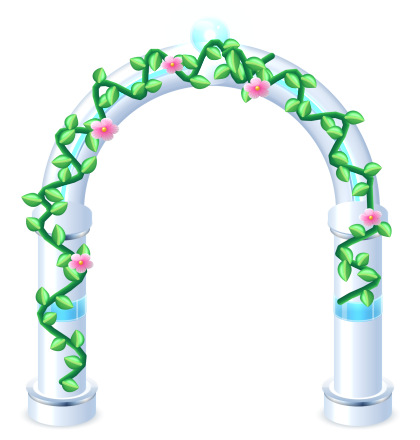
#> input picture Assets/AquaScape/Art/Props/arch.png, 420 x 440 px; its folder holds only this picture in this run
$ python contact_sheet.py
#> lines starting #> are read from the running program, lines starting #| are printed output that depends on the picture
### Tools/ArtGen/aqua.py
"""
aqua.py - a tiny "2.5D" SDF painter used to generate every AquaScape sprite.

Shapes are described as signed distance fields (negative inside). Each shape
is turned into a fake height field (a bevel or a dome), normals are derived
from that height, and a material function shades it (chrome, glossy plastic,
glass, ...). Everything is rendered super-sampled and box-filtered down for
clean anti-aliased edges.

Coordinates are in *final* pixels, x to the right and y DOWN (image space).
"""
import math
import os
import numpy as np
from PIL import Image, ImageFilter

# ----------------------------------------------------------------------------
# Small math helpers
# ----------------------------------------------------------------------------

def clamp01(x):
    return np.clip(x, 0.0, 1.0)


def smoothstep(e0, e1, x):
    t = clamp01((x - e0) / (e1 - e0))
    return t * t * (3.0 - 2.0 * t)


# [7 lines left out: function mix, not called in this run]


def rgb(hexstr):
    """'#rrggbb' -> float array in 0..1."""
    h = hexstr.lstrip('#')
    return np.array([int(h[i:i + 2], 16) / 255.0 for i in (0, 2, 4)])


# [31 lines left out: functions gradient_map, value_noise, not called in this run]


# ----------------------------------------------------------------------------
# Canvas
# ----------------------------------------------------------------------------

class Canvas:
    """Premultiplied RGBA float canvas rendered at `ss` times final size."""

    # [27 lines left out: functions __init__, over, add, not called in this run]

    def cover(self, sdf, soft=1.0):
        """Anti-aliased coverage of a distance field (in final px)."""
        return clamp01(0.5 - sdf / (soft * self.px * 1.5))

    # [4 lines left out: function glow, not called in this run]

    def shadow(self, sdf, blur, opacity, color=(0.05, 0.25, 0.35)):
        a = clamp01(0.5 - sdf / blur) * opacity
        self.over(np.array(color), a)

    # -- output ------------------------------------------------------------
    # [8 lines left out: function image, not called in this run]

    def save(self, path):
        os.makedirs(os.path.dirname(path), exist_ok=True)
        self.image().save(path)


# ----------------------------------------------------------------------------
# Signed distance primitives (final px units)
# ----------------------------------------------------------------------------

def sd_circle(c, cx, cy, r):
    return np.hypot(c.X - cx, c.Y - cy) - r


# [52 lines left out: functions sd_ellipse, sd_box, sd_capsule, sd_poly, op_union, not called in this run]


def op_smooth_union(a, b, k):
    h = clamp01(0.5 + 0.5 * (b - a) / k)
    return b + (a - b) * h - k * h * (1 - h)


def op_sub(a, b):
    return np.maximum(a, -b)


def op_inter(a, b):
    return np.maximum(a, b)


# ----------------------------------------------------------------------------
# Height fields and normals
# ----------------------------------------------------------------------------

# [21 lines left out: functions height_bevel, normals, sphere_normals, not called in this run]


LIGHT = np.array([-0.45, -0.75, 0.55])
LIGHT = LIGHT / np.linalg.norm(LIGHT)
HALF = LIGHT + np.array([0, 0, 1.0])
HALF = HALF / np.linalg.norm(HALF)


def lambert(n):
    return clamp01((n * LIGHT).sum(axis=2))


def spec(n, power):
    return clamp01((n * HALF).sum(axis=2)) ** power


# ----------------------------------------------------------------------------
# Materials (return an RGB field for a given normal map)
# ----------------------------------------------------------------------------

# [45 lines left out: functions mat_chrome, mat_plastic, mat_glass, not called in this run]


# ----------------------------------------------------------------------------
# Composite helpers
# ----------------------------------------------------------------------------

def paint(c, sdf, color, alpha=1.0, soft=1.0):
    c.over(color, c.cover(sdf, soft) * alpha)


# [31 lines left out: functions paint_shaded, inner_shadow, highlight_arc, not called in this run]


def blur_image(img, radius):
    return img.filter(ImageFilter.GaussianBlur(radius))


# [10 lines left out: function save_sheet, not called in this run]

### Tools/ArtGen/contact_sheet.py
"""contact_sheet.py - preview sheet of every prop on turquoise (scratchpad only)."""
import os
import sys
from PIL import Image, ImageDraw
from artkit import ART, PREVIEW

def main(bg=(40, 190, 215), name='props_contact_sheet'):
#> called with bg = (40, 190, 215), name = 'props_contact_sheet'
    d = os.path.join(ART, 'Props')
    files = sorted(f for f in os.listdir(d) if f.endswith('.png'))
    ims = [(f, Image.open(os.path.join(d, f))) for f in files]
    maxw, pad = 1900, 14
    rows, row, x, rh = [], [], pad, 0
    for f, im in ims:
        if x + im.width + pad > maxw and row:
            rows.append((row, rh)); row, x, rh = [], pad, 0
        row.append((f, im, x)); x += im.width + pad; rh = max(rh, im.height)
#> this loop made 1 pass
#> (f, x, rh) on pass 1: ('arch.png', 448, 440)
#> after the loop, rh = 440; row = 1 item; rows = []; x = 448
    rows.append((row, rh))
    H = sum(rh + 30 for _, rh in rows) + pad
#> H = 484
    sheet = Image.new('RGBA', (maxw, H), bg + (255,))
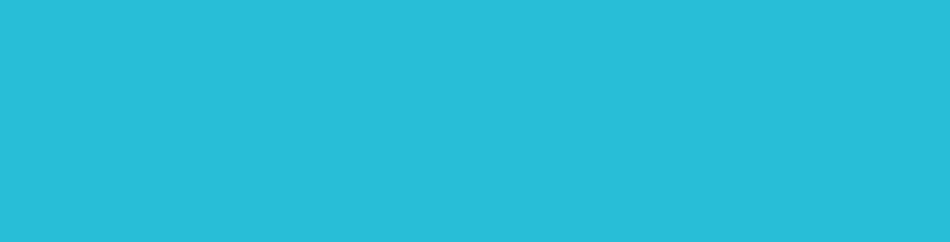
#> sheet: PIL image 1900x484 RGBA (shown at 1/2 size); mean R, G, B, A 40, 190, 215, 255
    dr = ImageDraw.Draw(sheet)
    y = pad
    for row, rh in rows:
        for f, im, x in row:
            sheet.alpha_composite(im, (x, y + rh - im.height))
            dr.text((x, y + rh + 4), f[:-4], fill=(0, 40, 60, 255))
        y += rh + 30
#> this loop made 1 pass
#> (rh, y) on pass 1: (440, 484)
#> im is the input picture: PIL image 420x440 RGBA; mean R, G, B, A 45.8, 57.3, 52.7, 62.7
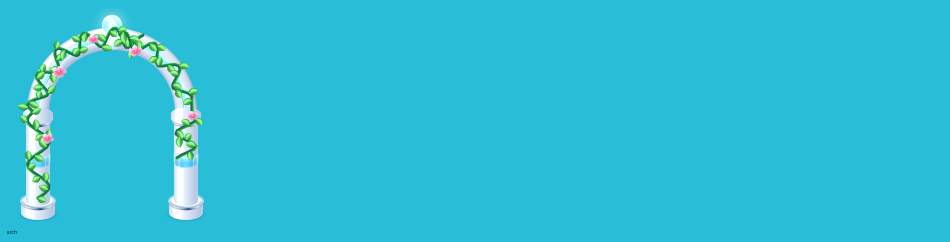
#> sheet: PIL image 1900x484 RGBA (shown at 1/2 size); mean R, G, B, A 46.2, 191, 213.8, 255
#> after the loop, y = 484
    p = os.path.join(PREVIEW, name + '.png')
    sheet.convert('RGB').save(p)
    print(p)

if __name__ == '__main__':
    main()
    main((255, 255, 255), 'props_contact_sheet_white')
#> call 2 of main, with bg = (255, 255, 255), name = 'props_contact_sheet_white'
#> in main (call 2), `files = sorted(f for f in os.listdir(d) if f.endswith('.png'))`: files = ['arch.png']
#> the loop in main (call 2), `for f, im in ims:` made 1 pass
#> after the loop in main (call 2), `for f, im in ims:`: rh = 440; x = 448
#> in main (call 2), `sheet = Image.new('RGBA', (maxw, H), bg + (255,))`: sheet: PIL image 1900x484 RGBA; every value is 255
#> the loop in main (call 2), `for row, rh in rows:` made 1 pass
#> after the loop in main (call 2), `for row, rh in rows:`:
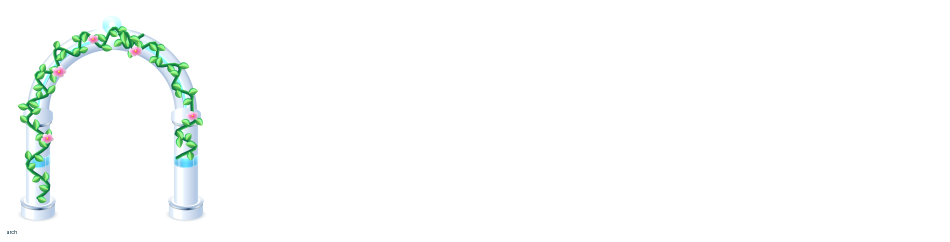
#> sheet: PIL image 1900x484 RGBA (shown at 1/2 size); mean R, G, B, A 250.6, 252.8, 251.8, 255
#> after the loop in main (call 2), `for row, rh in rows:`: y = 484

$ run again, on Assets/AquaScape/Art/Props/bush_1.png
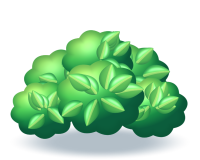
#> input picture Assets/AquaScape/Art/Props/bush_1.png, 200 x 160 px
#> the loop in main, `for f, im in ims:` made 1 pass
#> (f, x, rh) on pass 1: ('bush_1.png', 228, 160)
#> after the loop in main, `for f, im in ims:`: rh = 160; row = 1 item; rows = []; x = 228
#> H = 204
#> the loop in main, `for row, rh in rows:` made 1 pass
#> (rh, y) on pass 1: (160, 204)
#> in main, im is the input picture: PIL image 200x160 RGBA; mean R, G, B, A 34.9, 81.2, 48.8, 115
#> after the loop in main, `for row, rh in rows:`:
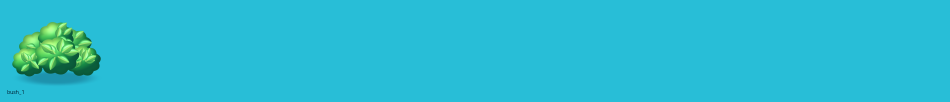
#> sheet: PIL image 1900x204 RGBA (shown at 1/2 size); mean R, G, B, A 41.3, 189.1, 210.3, 255
#> files = ['bush_1.png']
#> the loop in main (call 2), `for f, im in ims:` made 1 pass
#> after the loop in main (call 2), `for f, im in ims:`: rh = 160; x = 228
#> the loop in main (call 2), `for row, rh in rows:` made 1 pass
#> after the loop in main (call 2), `for row, rh in rows:`:
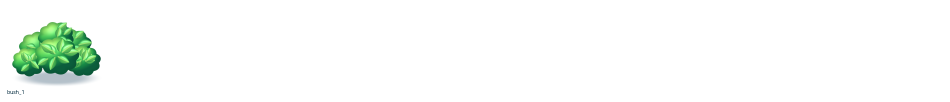
#> sheet: PIL image 1900x204 RGBA (shown at 1/2 size); mean R, G, B, A 248.3, 251.7, 248.8, 255
#> after the loop in main (call 2), `for row, rh in rows:`: y = 204

$ run again, on Assets/AquaScape/Art/Props/bush_2.png
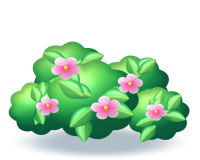
#> input picture Assets/AquaScape/Art/Props/bush_2.png, 200 x 160 px
#> the loop in main, `for f, im in ims:` made 1 pass
#> (f, x, rh) on pass 1: ('bush_2.png', 228, 160)
#> after the loop in main, `for f, im in ims:`: rh = 160; row = 1 item; rows = []; x = 228
#> H = 204
#> the loop in main, `for row, rh in rows:` made 1 pass
#> (rh, y) on pass 1: (160, 204)
#> in main, im is the input picture: PIL image 200x160 RGBA; mean R, G, B, A 40.7, 74.4, 51.2, 104.5
#> after the loop in main, `for row, rh in rows:`:
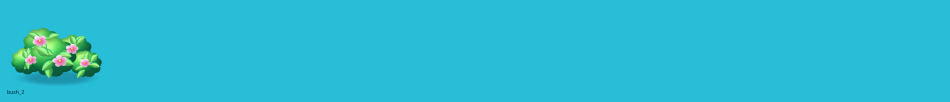
#> sheet: PIL image 1900x204 RGBA (shown at 1/2 size); mean R, G, B, A 41.9, 189.2, 211.2, 255
#> files = ['bush_2.png']
#> the loop in main (call 2), `for f, im in ims:` made 1 pass
#> after the loop in main (call 2), `for f, im in ims:`: rh = 160; x = 228
#> the loop in main (call 2), `for row, rh in rows:` made 1 pass
#> after the loop in main (call 2), `for row, rh in rows:`:
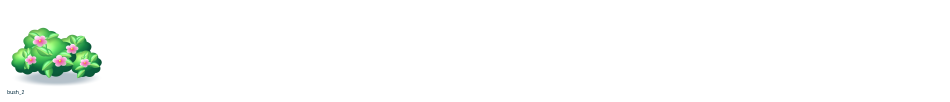
#> sheet: PIL image 1900x204 RGBA (shown at 1/2 size); mean R, G, B, A 249.6, 252, 249.9, 255
#> after the loop in main (call 2), `for row, rh in rows:`: y = 204
